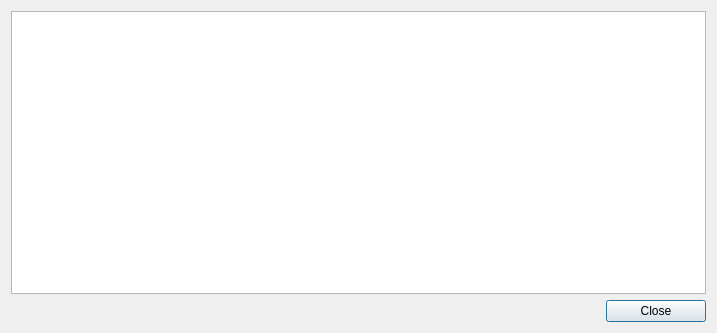
<?xml version="1.0" encoding="UTF-8"?>
<ui version="4.0">
 <class>Dialog</class>
 <widget class="QDialog" name="Dialog">
  <property name="geometry">
   <rect>
    <x>0</x>
    <y>0</y>
    <width>717</width>
    <height>333</height>
   </rect>
  </property>
  <property name="windowTitle">
   <string>Datasource Information</string>
  </property>
  <layout class="QGridLayout" name="gridLayout">
   <item row="1" column="1">
    <widget class="QPushButton" name="closePushButton">
     <property name="sizePolicy">
      <sizepolicy hsizetype="Fixed" vsizetype="Fixed">
       <horstretch>0</horstretch>
       <verstretch>0</verstretch>
      </sizepolicy>
     </property>
     <property name="minimumSize">
      <size>
       <width>100</width>
       <height>0</height>
      </size>
     </property>
     <property name="text">
      <string>Close</string>
     </property>
    </widget>
   </item>
   <item row="1" column="0">
    <spacer name="horizontalSpacer">
     <property name="orientation">
      <enum>Qt::Horizontal</enum>
     </property>
     <property name="sizeHint" stdset="0">
      <size>
       <width>40</width>
       <height>20</height>
      </size>
     </property>
    </spacer>
   </item>
   <item row="0" column="0" colspan="2">
    <widget class="QTableWidget" name="tableWidget"/>
   </item>
  </layout>
 </widget>
 <resources/>
 <connections/>
</ui>
